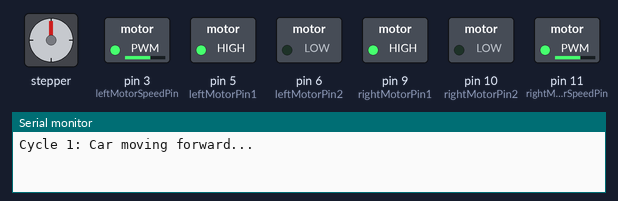
Bench run of a sketch on a simulated Arduino Uno, built with avr-gcc and run on an emulated ATmega328P. Shown: stepper motor, switched loads named in the sketch (green lamp = pin HIGH), the last lines printed to the serial monitor. Stepper angles assume 2048 steps per turn. At 31.0 s the program stops and its outputs stay as they are.

Above: at 0.1 s.
At 3.1 s:
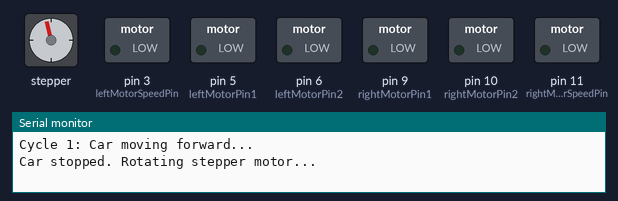
At 7.8 s:
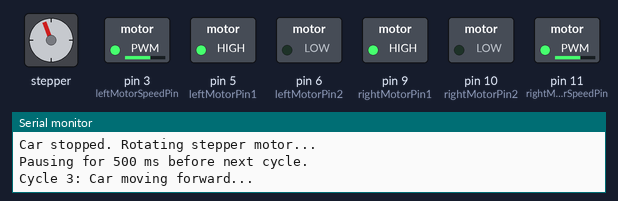
At 13.2 s:
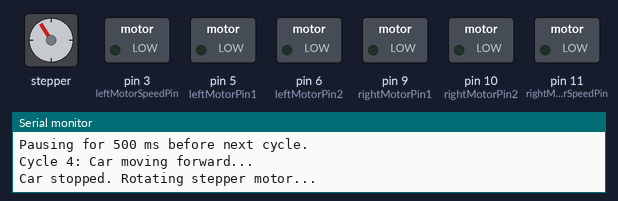
At 23.1 s:
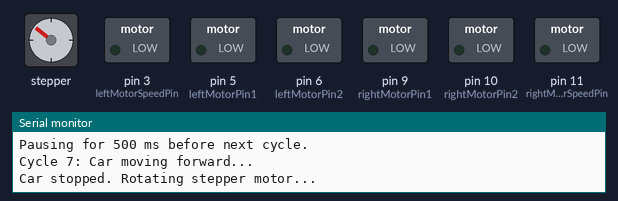
At 29.9 s:
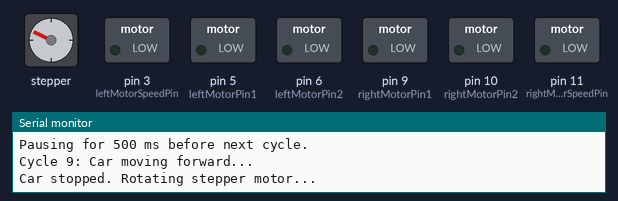
Timing chart, 0 to 31.4 s (numbered marks = the images above):
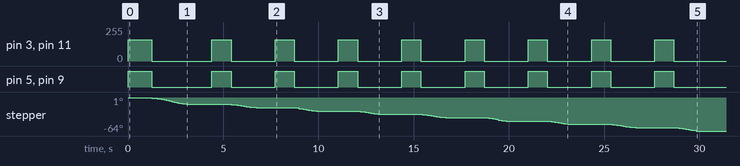

The sketch:

test.ino
```cpp
#include <AccelStepper.h>

// -----------------------
// Stepper Motor Configuration
// -----------------------
#define MotorInterfaceType 4
AccelStepper stepper(MotorInterfaceType, 2, 7, 4, 8);

// -----------------------
// Adjustable Parameters
// -----------------------
int stepperMaxSpeed = 1000;       // Max speed for stepper motor
int stepperAcceleration = 50;     // Acceleration for smoother movement
int stepperSpeed = 200;           // Stepper rotation speed

// Define motor settings
const int stepsPerRevolution = 2038;  // Adjust based on your motor's specification

// Motor pins
int leftMotorPin1 = 5;
int leftMotorPin2 = 6;
int leftMotorSpeedPin = 3;

int rightMotorPin1 = 9;
int rightMotorPin2 = 10;
int rightMotorSpeedPin = 11;

// Speed and timing
int leftMotorSpeed = 160;
int rightMotorSpeed = 160;

unsigned long initialTravelTime = 1250;  // Fine-tune first stop
unsigned long subsequentTravelTime = 1000; // Fine-tune subsequent stops
unsigned long pauseTime = 500;  // Pause delay after stepper rotation
int numberOfCycles = 9;

// Stepper rotation
int initialStepperRotationDegrees = 180;  // Initial rotation
int subsequentStepperRotationDegrees = 90;  // Subsequent rotations

// -----------------------
// Motor Control Functions
// -----------------------
void moveForward(int leftSpeed, int rightSpeed) {
  digitalWrite(leftMotorPin1, HIGH);
  digitalWrite(leftMotorPin2, LOW);
  digitalWrite(rightMotorPin1, HIGH);
  digitalWrite(rightMotorPin2, LOW);

  analogWrite(leftMotorSpeedPin, leftSpeed);
  analogWrite(rightMotorSpeedPin, rightSpeed);
}

void stopCar() {
  digitalWrite(leftMotorPin1, LOW);
  digitalWrite(leftMotorPin2, LOW);
  digitalWrite(rightMotorPin1, LOW);
  digitalWrite(rightMotorPin2, LOW);

  analogWrite(leftMotorSpeedPin, 0);
  analogWrite(rightMotorSpeedPin, 0);
}

// -----------------------
// Stepper Motor Function
// -----------------------
void rotateStepperMotor(int rotationDegrees) {
  int steps = (rotationDegrees * stepsPerRevolution) / 360;
  stepper.moveTo(stepper.currentPosition() + steps);
  while (stepper.distanceToGo() != 0) {
    stepper.run();
  }
  delay(500);
}

// -----------------------
// Setup Function
// -----------------------
void setup() {
  Serial.begin(9600);

  pinMode(leftMotorPin1, OUTPUT);
  pinMode(leftMotorPin2, OUTPUT);
  pinMode(rightMotorPin1, OUTPUT);
  pinMode(rightMotorPin2, OUTPUT);
  pinMode(leftMotorSpeedPin, OUTPUT);
  pinMode(rightMotorSpeedPin, OUTPUT);

  stepper.setMaxSpeed(stepperMaxSpeed);
  stepper.setAcceleration(stepperAcceleration);
  stepper.setSpeed(stepperSpeed);
}

// -----------------------
// Main Loop
// -----------------------
void loop() {
  for (int cycle = 0; cycle < numberOfCycles; cycle++) {
    Serial.print("Cycle ");
    Serial.print(cycle + 1);
    Serial.println(": Car moving forward...");

    moveForward(leftMotorSpeed, rightMotorSpeed);

    // Fine-tuning initial and subsequent stops
    if (cycle == 0) {
      delay(initialTravelTime);
    } else {
      delay(subsequentTravelTime);
    }

    stopCar();
    Serial.println("Car stopped. Rotating stepper motor...");

    // Fine-tuning stepper rotation
    if (cycle == 0) {
      rotateStepperMotor(initialStepperRotationDegrees);
    } else {
      rotateStepperMotor(subsequentStepperRotationDegrees);
    }

    Serial.print("Pausing for ");
    Serial.print(pauseTime);
    Serial.println(" ms before next cycle.");
    delay(pauseTime);
  }

  stopCar();
  Serial.println("All cycles completed. System halted.");
  while (true);
}
```

Measured:
- by itself, pin 5 (leftMotorPin1), pin 9 (rightMotorPin1): goes HIGH 1.3 s, LOW 3.2 s, 7 × (HIGH 1.0 s, LOW 2.3 s), HIGH 1.0 s, then LOW
- by itself, pin 3 (leftMotorSpeedPin), pin 11 (rightMotorSpeedPin): goes 160/255 1.3 s, 0/255 3.2 s, 7 × (160/255 1.0 s, 0/255 2.3 s), 160/255 1.0 s, then 0/255
- by itself, stepper: turns 13° counter-clockwise in 1.8 s, then 7° counter-clockwise in 1.3 s, then 6° counter-clockwise in 0.93 s, then 6° counter-clockwise in 0.93 s, and so on
